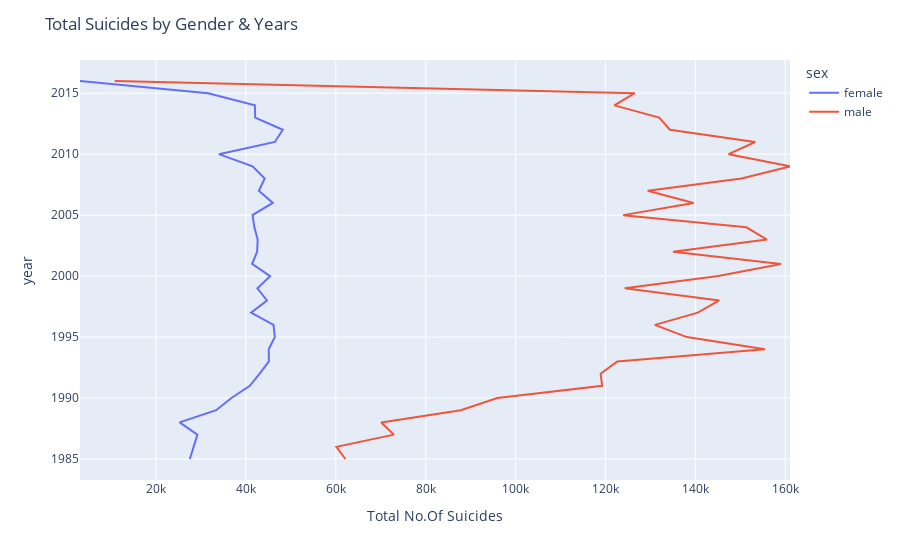

Notebook code cell kept with this figure:
### Code cell
#Creating a line chart having separate lines for male, female 
fig = px.line(Gender_Year, y='year', x='suicides_no', color='sex')

fig.update_layout(title='Total Suicides by Gender & Years', xaxis_title='Total No.Of Suicides', yaxis_title='year')

fig.show()

### Figure 1 — Plotly figure (JSON) as saved in the notebook; plotly's stock layout.template omitted (floating-point values rounded to 4 significant figures)
{"data": [{"hovertemplate": "sex=female<br>suicides_no=%{x}<br>year=%{y}<extra></extra>", "legendgroup": "female", "line": {"color": "#636efa", "dash": "solid"}, "marker": {"symbol": "circle"}, "mode": "lines", "name": "female", "orientation": "v", "showlegend": true, "type": "scatter", "x": [27506, 28271, 29202, 25248, 33369, 36771, 40855, 43051, 45108, 45063, 46421, 46135, 41148, 44679, 42547, 45371, 41371, 42489, 42608, 41878, 41465, 45977, 42871, 44177, 41475, 33992, 46422, 48208, 42055, 41987, 31585, 3074], "xaxis": "x", "y": [1985, 1986, 1987, 1988, 1989, 1990, 1991, 1992, 1993, 1994, 1995, 1996, 1997, 1998, 1999, 2000, 2001, 2002, 2003, 2004, 2005, 2006, 2007, 2008, 2009, 2010, 2011, 2012, 2013, 2014, 2015, 2016], "yaxis": "y"}, {"hovertemplate": "sex=male<br>suicides_no=%{x}<br>year=%{y}<extra></extra>", "legendgroup": "male", "line": {"color": "#EF553B", "dash": "solid"}, "marker": {"symbol": "circle"}, "mode": "lines", "name": "male", "orientation": "v", "showlegend": true, "type": "scatter", "x": [62132, 60134, 72931, 70094, 87809, 95929, 119254, 118935, 122617, 155486, 138115, 130989, 140547, 145325, 124281, 145119, 159060, 135034, 155946, 151367, 123937, 139620, 129404, 150272, 161061, 147391, 153315, 134342, 131952, 121975, 126514, 10802], "xaxis": "x", "y": [1985, 1986, 1987, 1988, 1989, 1990, 1991, 1992, 1993, 1994, 1995, 1996, 1997, 1998, 1999, 2000, 2001, 2002, 2003, 2004, 2005, 2006, 2007, 2008, 2009, 2010, 2011, 2012, 2013, 2014, 2015, 2016], "yaxis": "y"}], "layout": {"legend": {"title": {"text": "sex"}, "tracegroupgap": 0}, "margin": {"t": 60}, "title": {"text": "Total Suicides by Gender & Years"}, "xaxis": {"anchor": "y", "domain": [0, 1], "title": {"text": "Total No.Of Suicides"}}, "yaxis": {"anchor": "x", "domain": [0, 1], "title": {"text": "year"}}}}
